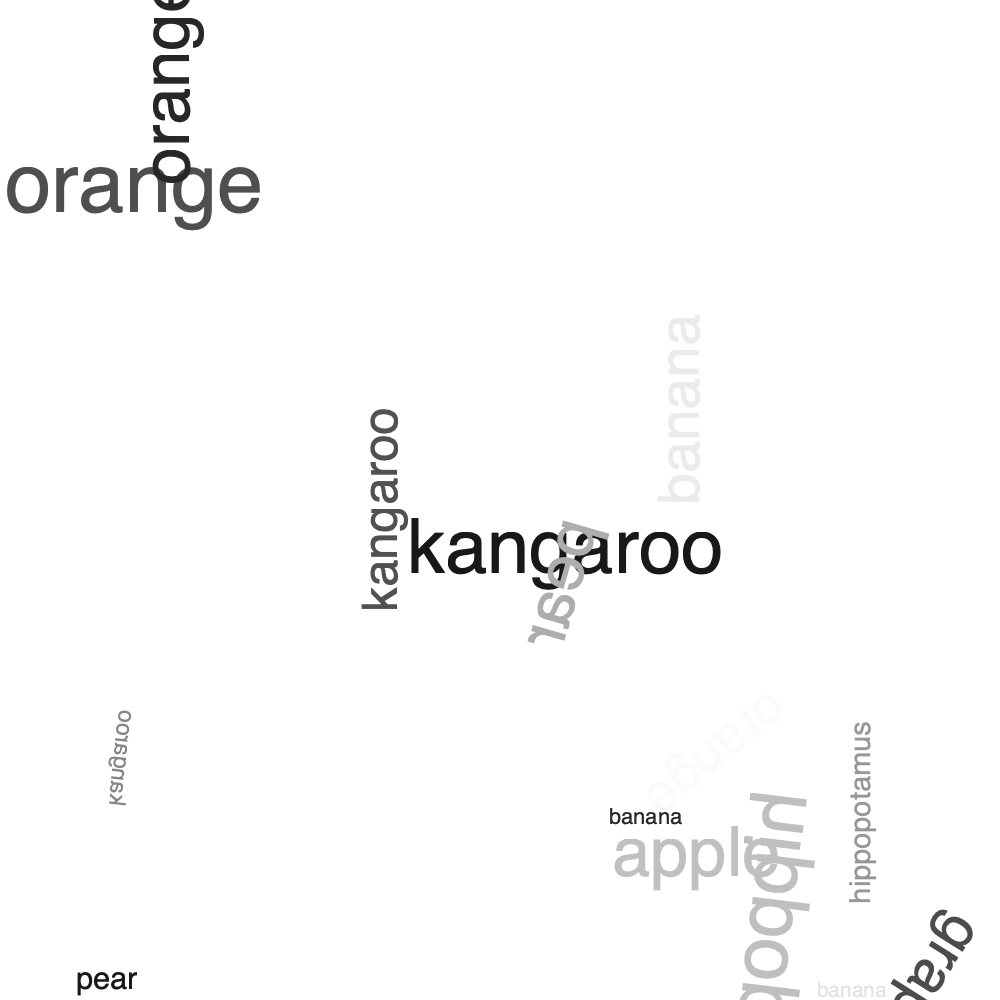

The script that saved this image:
import math
import random
from pathlib import Path

import cairo

WIDTH, HEIGHT = 1000, 1000

surface = cairo.ImageSurface(cairo.FORMAT_ARGB32, WIDTH, HEIGHT)
context = cairo.Context(surface)
context.set_source_rgba(0, 0, 0, 0)
context.paint()


words = ["banana", "apple", "orange", "grape", "pear", "donkey", "elephant", "giraffe", "hippopotamus", "kangaroo"]

num_words = 15
font_range = (20, 100)

for i in range(num_words):
    x = random.randint(0, WIDTH)
    y = random.randint(0, HEIGHT)
    context.set_font_size(random.randint(*font_range))

    word = random.choice(words)
    orientation = random.choice(["horizontal", "vertical", "flipped"])

    context.save()
    context.translate(x, y)

    if orientation == "vertical":
        context.rotate(-math.pi / 2)
    elif orientation == "flipped":
        context.rotate(random.uniform(0, 2 * math.pi))
        context.scale(-1 if random.random() > 0.5 else 1, -1 if random.random() > 0.5 else 1)

    grayshade = random.random()
    context.set_source_rgb(grayshade, grayshade, grayshade)

    context.move_to(0, 0)
    context.show_text(word)

    context.restore()

surface.write_to_png(Path("data/maskgen/text.png"))
